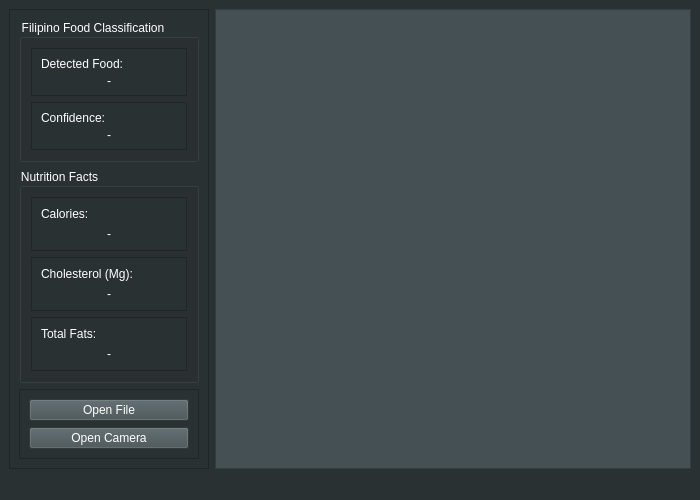
<?xml version="1.0" encoding="UTF-8"?>
<ui version="4.0">
 <class>MainWindow</class>
 <widget class="QMainWindow" name="MainWindow">
  <property name="geometry">
   <rect>
    <x>0</x>
    <y>0</y>
    <width>700</width>
    <height>500</height>
   </rect>
  </property>
  <property name="minimumSize">
   <size>
    <width>700</width>
    <height>500</height>
   </size>
  </property>
  <property name="maximumSize">
   <size>
    <width>900</width>
    <height>600</height>
   </size>
  </property>
  <property name="windowTitle">
   <string>MainWindow</string>
  </property>
  <property name="styleSheet">
   <string notr="true">background-color: rgb(42, 49, 51);</string>
  </property>
  <widget class="QWidget" name="centralwidget">
   <layout class="QHBoxLayout" name="horizontalLayout">
    <item>
     <widget class="QFrame" name="frame">
      <property name="minimumSize">
       <size>
        <width>200</width>
        <height>0</height>
       </size>
      </property>
      <property name="maximumSize">
       <size>
        <width>200</width>
        <height>16777215</height>
       </size>
      </property>
      <property name="frameShape">
       <enum>QFrame::StyledPanel</enum>
      </property>
      <property name="frameShadow">
       <enum>QFrame::Raised</enum>
      </property>
      <layout class="QVBoxLayout" name="verticalLayout_7">
       <item>
        <widget class="QGroupBox" name="FilipinoFoodClassification">
         <property name="minimumSize">
          <size>
           <width>0</width>
           <height>100</height>
          </size>
         </property>
         <property name="maximumSize">
          <size>
           <width>350</width>
           <height>400</height>
          </size>
         </property>
         <property name="styleSheet">
          <string notr="true">color: rgb(255, 255, 255);</string>
         </property>
         <property name="title">
          <string>Filipino Food Classification</string>
         </property>
         <layout class="QVBoxLayout" name="verticalLayout_6">
          <item>
           <widget class="QFrame" name="DetectedFood">
            <property name="styleSheet">
             <string notr="true"/>
            </property>
            <property name="frameShape">
             <enum>QFrame::StyledPanel</enum>
            </property>
            <property name="frameShadow">
             <enum>QFrame::Raised</enum>
            </property>
            <layout class="QVBoxLayout" name="verticalLayout">
             <item>
              <widget class="QLabel" name="label">
               <property name="text">
                <string>Detected Food:</string>
               </property>
              </widget>
             </item>
             <item>
              <widget class="QLabel" name="DetectedFoodOutput">
               <property name="text">
                <string>-</string>
               </property>
               <property name="alignment">
                <set>Qt::AlignCenter</set>
               </property>
              </widget>
             </item>
            </layout>
           </widget>
          </item>
          <item>
           <widget class="QFrame" name="Confidence_Level">
            <property name="styleSheet">
             <string notr="true"/>
            </property>
            <property name="frameShape">
             <enum>QFrame::StyledPanel</enum>
            </property>
            <property name="frameShadow">
             <enum>QFrame::Raised</enum>
            </property>
            <layout class="QVBoxLayout" name="verticalLayout_2">
             <item>
              <widget class="QLabel" name="label_2">
               <property name="text">
                <string>Confidence:</string>
               </property>
              </widget>
             </item>
             <item>
              <widget class="QLabel" name="ConfidenceOutput">
               <property name="text">
                <string>-</string>
               </property>
               <property name="alignment">
                <set>Qt::AlignCenter</set>
               </property>
              </widget>
             </item>
            </layout>
           </widget>
          </item>
         </layout>
        </widget>
       </item>
       <item>
        <widget class="QGroupBox" name="NutritionFacts">
         <property name="styleSheet">
          <string notr="true">color: rgb(255, 255, 255);</string>
         </property>
         <property name="title">
          <string>Nutrition Facts</string>
         </property>
         <layout class="QVBoxLayout" name="verticalLayout_3">
          <item>
           <widget class="QFrame" name="frame_4">
            <property name="frameShape">
             <enum>QFrame::StyledPanel</enum>
            </property>
            <property name="frameShadow">
             <enum>QFrame::Raised</enum>
            </property>
            <layout class="QVBoxLayout" name="verticalLayout_4">
             <item>
              <widget class="QLabel" name="label_3">
               <property name="text">
                <string>Calories:</string>
               </property>
              </widget>
             </item>
             <item>
              <widget class="QLabel" name="CaloriesOutput">
               <property name="text">
                <string>-</string>
               </property>
               <property name="alignment">
                <set>Qt::AlignCenter</set>
               </property>
              </widget>
             </item>
            </layout>
           </widget>
          </item>
          <item>
           <widget class="QFrame" name="frame_5">
            <property name="frameShape">
             <enum>QFrame::StyledPanel</enum>
            </property>
            <property name="frameShadow">
             <enum>QFrame::Raised</enum>
            </property>
            <layout class="QVBoxLayout" name="verticalLayout_5">
             <item>
              <widget class="QLabel" name="label_8">
               <property name="text">
                <string>Cholesterol (Mg):</string>
               </property>
              </widget>
             </item>
             <item>
              <widget class="QLabel" name="CholesterolOutput">
               <property name="text">
                <string>-</string>
               </property>
               <property name="alignment">
                <set>Qt::AlignCenter</set>
               </property>
              </widget>
             </item>
            </layout>
           </widget>
          </item>
          <item>
           <widget class="QFrame" name="frame_6">
            <property name="frameShape">
             <enum>QFrame::StyledPanel</enum>
            </property>
            <property name="frameShadow">
             <enum>QFrame::Raised</enum>
            </property>
            <layout class="QVBoxLayout" name="verticalLayout_9">
             <item>
              <widget class="QLabel" name="label_9">
               <property name="text">
                <string>Total Fats:</string>
               </property>
              </widget>
             </item>
             <item>
              <widget class="QLabel" name="TotalFatsOutput">
               <property name="text">
                <string>-</string>
               </property>
               <property name="alignment">
                <set>Qt::AlignCenter</set>
               </property>
              </widget>
             </item>
            </layout>
           </widget>
          </item>
         </layout>
        </widget>
       </item>
       <item>
        <widget class="QFrame" name="frame_3">
         <property name="maximumSize">
          <size>
           <width>16777215</width>
           <height>70</height>
          </size>
         </property>
         <property name="frameShape">
          <enum>QFrame::StyledPanel</enum>
         </property>
         <property name="frameShadow">
          <enum>QFrame::Raised</enum>
         </property>
         <layout class="QVBoxLayout" name="verticalLayout_8">
          <item>
           <widget class="QPushButton" name="openFileButton">
            <property name="styleSheet">
             <string notr="true">background-color: rgb(68, 80, 83);
color: rgb(255, 255, 255);</string>
            </property>
            <property name="text">
             <string>Open File</string>
            </property>
           </widget>
          </item>
          <item>
           <widget class="QPushButton" name="openCameraButton">
            <property name="styleSheet">
             <string notr="true">background-color: rgb(68, 80, 83);
color: rgb(255, 255, 255);</string>
            </property>
            <property name="text">
             <string>Open Camera</string>
            </property>
           </widget>
          </item>
         </layout>
        </widget>
       </item>
      </layout>
     </widget>
    </item>
    <item>
     <widget class="QFrame" name="frame_2">
      <property name="sizePolicy">
       <sizepolicy hsizetype="Preferred" vsizetype="Preferred">
        <horstretch>0</horstretch>
        <verstretch>0</verstretch>
       </sizepolicy>
      </property>
      <property name="cursor">
       <cursorShape>CrossCursor</cursorShape>
      </property>
      <property name="styleSheet">
       <string notr="true">border-color: rgb(88, 88, 88);
background-color: rgb(68, 80, 83);</string>
      </property>
      <property name="frameShape">
       <enum>QFrame::StyledPanel</enum>
      </property>
      <property name="frameShadow">
       <enum>QFrame::Raised</enum>
      </property>
      <layout class="QGridLayout" name="gridLayout">
       <item row="0" column="1">
        <widget class="QLabel" name="imageInput">
         <property name="text">
          <string/>
         </property>
        </widget>
       </item>
      </layout>
     </widget>
    </item>
   </layout>
  </widget>
  <widget class="QStatusBar" name="statusbar"/>
  <action name="actionSave">
   <property name="icon">
    <iconset>
     <normaloff>../../../Lab Exercise 8/Final/icons/save-3-fill.png</normaloff>../../../Lab Exercise 8/Final/icons/save-3-fill.png</iconset>
   </property>
   <property name="text">
    <string>Save</string>
   </property>
   <property name="toolTip">
    <string>Save Photo</string>
   </property>
  </action>
  <action name="actionOpen_Image">
   <property name="icon">
    <iconset>
     <normaloff>../../../Lab Exercise 8/Final/icons/file-fill.png</normaloff>../../../Lab Exercise 8/Final/icons/file-fill.png</iconset>
   </property>
   <property name="text">
    <string>Open Image</string>
   </property>
   <property name="toolTip">
    <string>Open Image</string>
   </property>
  </action>
  <action name="actionOpenImage">
   <property name="text">
    <string>Open Image</string>
   </property>
  </action>
  <action name="actionSaveEdit">
   <property name="text">
    <string>Save Edit</string>
   </property>
  </action>
 </widget>
 <resources/>
 <connections/>
</ui>
